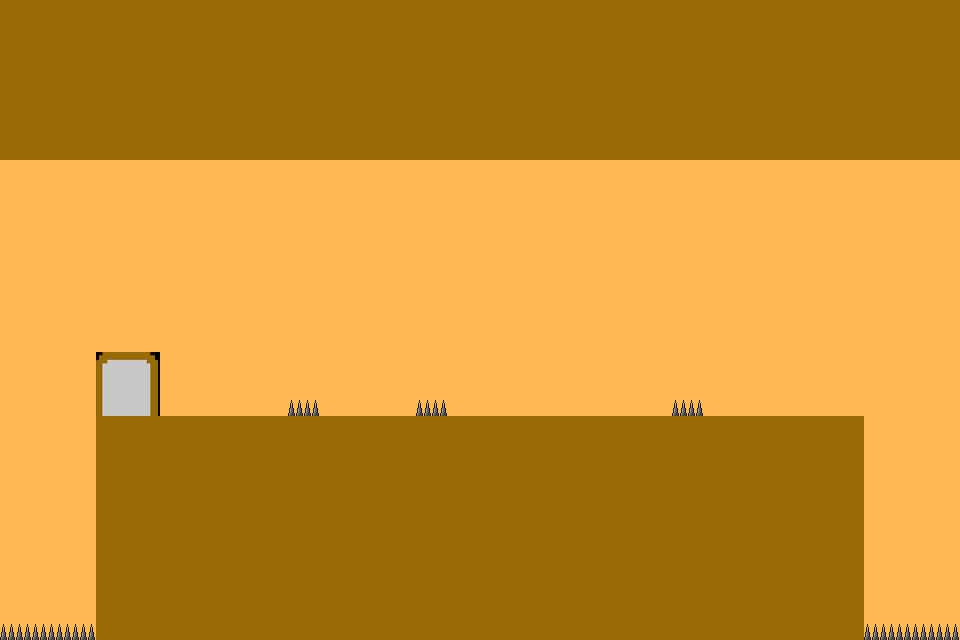

This is a level from a 2D game, rendered from its Tiled map with the project's own tilesets. A one-line summary and the complete map file follow:
An orthogonal 30x20 tile map with 32x32 px tiles, 2 tile layers (ground, spikes), 1 hidden layer not drawn, 4 tilesets and 11 objects (6x spikes, goal, spawn).

<map version="1.10" tiledversion="1.12.2" orientation="orthogonal" renderorder="right-down" width="30" height="20" tilewidth="32" tileheight="32" infinite="0" nextlayerid="6" nextobjectid="20">
 <tileset firstgid="1" source="../tilesets/ground_ld.tsx" />
 <tileset firstgid="2" source="../tilesets/sky_ld.tsx" />
 <tileset firstgid="3" source="../tilesets/door_ld.tsx" />
 <tileset firstgid="4" source="../tilesets/spikes.tsx" />
 <layer id="1" name="ground" width="30" height="20">
  <data encoding="csv">
1,1,1,1,1,1,1,1,1,1,1,1,1,1,1,1,1,1,1,1,1,1,1,1,1,1,1,1,1,1,
1,1,1,1,1,1,1,1,1,1,1,1,1,1,1,1,1,1,1,1,1,1,1,1,1,1,1,1,1,1,
1,1,1,1,1,1,1,1,1,1,1,1,1,1,1,1,1,1,1,1,1,1,1,1,1,1,1,1,1,1,
1,1,1,1,1,1,1,1,1,1,1,1,1,1,1,1,1,1,1,1,1,1,1,1,1,1,1,1,1,1,
1,1,1,1,1,1,1,1,1,1,1,1,1,1,1,1,1,1,1,1,1,1,1,1,1,1,1,1,1,1,
2,2,2,2,2,2,2,2,2,2,2,2,2,2,2,2,2,2,2,2,2,2,2,2,2,2,2,2,2,2,
2,2,2,2,2,2,2,2,2,2,2,2,2,2,2,2,2,2,2,2,2,2,2,2,2,2,2,2,2,2,
2,2,2,2,2,2,2,2,2,2,2,2,2,2,2,2,2,2,2,2,2,2,2,2,2,2,2,2,2,2,
2,2,2,2,2,2,2,2,2,2,2,2,2,2,2,2,2,2,2,2,2,2,2,2,2,2,2,2,2,2,
2,2,2,2,2,2,2,2,2,2,2,2,2,2,2,2,2,2,2,2,2,2,2,2,2,2,2,2,2,2,
2,2,2,2,2,2,2,2,2,2,2,2,2,2,2,2,2,2,2,2,2,2,2,2,2,2,2,2,2,2,
2,2,2,0,0,2,2,2,2,2,2,2,2,2,2,2,2,2,2,2,2,2,2,2,2,2,2,2,2,2,
2,2,2,0,0,2,2,2,2,2,2,2,2,2,2,2,2,2,2,2,2,2,2,2,2,2,2,2,2,2,
2,2,2,1,1,1,1,1,1,1,1,1,1,1,1,1,1,1,1,1,1,1,1,1,1,1,1,2,2,2,
2,2,2,1,1,1,1,1,1,1,1,1,1,1,1,1,1,1,1,1,1,1,1,1,1,1,1,2,2,2,
2,2,2,1,1,1,1,1,1,1,1,1,1,1,1,1,1,1,1,1,1,1,1,1,1,1,1,2,2,2,
2,2,2,1,1,1,1,1,1,1,1,1,1,1,1,1,1,1,1,1,1,1,1,1,1,1,1,2,2,2,
2,2,2,1,1,1,1,1,1,1,1,1,1,1,1,1,1,1,1,1,1,1,1,1,1,1,1,2,2,2,
2,2,2,1,1,1,1,1,1,1,1,1,1,1,1,1,1,1,1,1,1,1,1,1,1,1,1,2,2,2,
2,2,2,1,1,1,1,1,1,1,1,1,1,1,1,1,1,1,1,1,1,1,1,1,1,1,1,2,2,2
</data>
 </layer>
 <layer id="2" name="spikes" width="30" height="20">
  <data encoding="csv">
0,0,0,0,0,0,0,0,0,0,0,0,0,0,0,0,0,0,0,0,0,0,0,0,0,0,0,0,0,0,
0,0,0,0,0,0,0,0,0,0,0,0,0,0,0,0,0,0,0,0,0,0,0,0,0,0,0,0,0,0,
0,0,0,0,0,0,0,0,0,0,0,0,0,0,0,0,0,0,0,0,0,0,0,0,0,0,0,0,0,0,
0,0,0,0,0,0,0,0,0,0,0,0,0,0,0,0,0,0,0,0,0,0,0,0,0,0,0,0,0,0,
0,0,0,0,0,0,0,0,0,0,0,0,0,0,0,0,0,0,0,0,0,0,0,0,0,0,0,0,0,0,
0,0,0,0,0,0,0,0,0,0,0,0,0,0,0,0,0,0,0,0,0,0,0,0,0,0,0,0,0,0,
0,0,0,0,0,0,0,0,0,0,0,0,0,0,0,0,0,0,0,0,0,0,0,0,0,0,0,0,0,0,
0,0,0,0,0,0,0,0,0,0,0,0,0,0,0,0,0,0,0,0,0,0,0,0,0,0,0,0,0,0,
0,0,0,0,0,0,0,0,0,0,0,0,0,0,0,0,0,0,0,0,0,0,0,0,0,0,0,0,0,0,
0,0,0,0,0,0,0,0,0,0,0,0,0,0,0,0,0,0,0,0,0,0,0,0,0,0,0,0,0,0,
0,0,0,0,0,0,0,0,0,0,0,0,0,0,0,0,0,0,0,0,0,0,0,0,0,0,0,0,0,0,
0,0,0,0,0,0,0,0,0,0,0,0,0,0,0,0,0,0,0,0,0,0,0,0,0,0,0,0,0,0,
0,0,0,3,0,0,0,0,0,4,0,0,0,4,0,0,0,0,0,0,0,4,0,0,0,0,0,0,0,0,
0,0,0,0,0,0,0,0,0,0,0,0,0,0,0,0,0,0,0,0,0,0,0,0,0,0,0,0,0,0,
0,0,0,0,0,0,0,0,0,0,0,0,0,0,0,0,0,0,0,0,0,0,0,0,0,0,0,0,0,0,
0,0,0,0,0,0,0,0,0,0,0,0,0,0,0,0,0,0,0,0,0,0,0,0,0,0,0,0,0,0,
0,0,0,0,0,0,0,0,0,0,0,0,0,0,0,0,0,0,0,0,0,0,0,0,0,0,0,0,0,0,
0,0,0,0,0,0,0,0,0,0,0,0,0,0,0,0,0,0,0,0,0,0,0,0,0,0,0,0,0,0,
0,0,0,0,0,0,0,0,0,0,0,0,0,0,0,0,0,0,0,0,0,0,0,0,0,0,0,0,0,0,
4,4,4,0,0,0,0,0,0,0,0,0,0,0,0,0,0,0,0,0,0,0,0,0,0,0,0,4,4,4
</data>
 </layer>
 <layer id="5" name="spikes" width="30" height="20" visible="0">
  <data encoding="csv">
0,0,0,0,0,0,0,0,0,0,0,0,0,0,0,0,0,0,0,0,0,0,0,0,0,0,0,0,0,0,
0,0,0,0,0,0,0,0,0,0,0,0,0,0,0,0,0,0,0,0,0,0,0,0,0,0,0,0,0,0,
0,0,0,0,0,0,0,0,0,0,0,0,0,0,0,0,0,0,0,0,0,0,0,0,0,0,0,0,0,0,
0,0,0,0,0,0,0,0,0,0,0,0,0,0,0,0,0,0,0,0,0,0,0,0,0,0,0,0,0,0,
0,0,0,0,0,0,0,0,0,0,0,0,0,0,0,0,0,0,0,0,0,0,0,0,0,0,0,0,0,0,
0,0,0,0,0,0,0,0,0,0,0,0,0,0,0,0,0,0,0,0,0,0,0,0,0,0,0,0,0,0,
0,0,0,0,0,0,0,0,0,0,0,0,0,0,0,0,0,0,0,0,0,0,0,0,0,0,0,0,0,0,
0,0,0,0,0,0,0,0,0,0,0,0,0,0,0,0,0,0,0,0,0,0,0,0,0,0,0,0,0,0,
0,0,0,0,0,0,0,0,0,0,0,0,0,0,0,0,0,0,0,0,0,0,0,0,0,0,0,0,0,0,
0,0,0,0,0,0,0,0,0,0,0,0,0,0,0,0,0,0,0,0,0,0,0,0,0,0,0,0,0,0,
0,0,0,0,0,0,0,0,0,0,0,0,0,0,0,0,0,0,0,0,0,0,0,0,0,0,0,0,0,0,
0,0,0,0,0,0,0,0,0,0,0,0,0,0,0,0,0,0,0,0,0,0,0,0,0,0,0,0,0,0,
0,0,0,0,0,4,0,0,0,0,0,0,0,0,0,0,0,0,0,4,0,0,0,0,0,0,0,0,0,0,
0,0,0,0,0,0,0,0,0,0,0,0,0,0,0,0,0,0,0,0,0,0,0,0,0,0,0,0,0,0,
0,0,0,0,0,0,0,0,0,0,0,0,0,0,0,0,0,0,0,0,0,0,0,0,0,0,0,0,0,0,
0,0,0,0,0,0,0,0,0,0,0,0,0,0,0,0,0,0,0,0,0,0,0,0,0,0,0,0,0,0,
0,0,0,0,0,0,0,0,0,0,0,0,0,0,0,0,0,0,0,0,0,0,0,0,0,0,0,0,0,0,
0,0,0,0,0,0,0,0,0,0,0,0,0,0,0,0,0,0,0,0,0,0,0,0,0,0,0,0,0,0,
0,0,0,0,0,0,0,0,0,0,0,0,0,0,0,0,0,0,0,0,0,0,0,0,0,0,0,0,0,0,
0,0,0,0,0,0,0,0,0,0,0,0,0,0,0,0,0,0,0,0,0,0,0,0,0,0,0,0,0,0
</data>
 </layer>
 <objectgroup id="3" name="markers">
  <object id="2" name="goal" x="96.3112" y="352.647" width="62.2318" height="65.1952" />
  <object id="4" name="spikes" x="285.97" y="395.617" width="32.5976" height="20.7439" />
  <object id="5" name="spikes" x="416.361" y="395.617" width="29.6342" height="20.7439" />
  <object id="12" name="spikes" x="-1.48171" y="619.355" width="96.3112" height="20.7439" />
  <object id="13" name="spikes" x="865.319" y="620.837" width="93.3477" height="16.2988" />
  <object id="15" name="spawn" x="813.459" y="373.391">
   <point />
  </object>
  <object id="16" name="spikes" x="152.754" y="395.594" width="39.1677" height="23.5006" />
  <object id="17" name="spikes" x="605.141" y="397.552" width="31.3341" height="17.6255" />
  <object id="18" x="814.688" y="736.353" />
 </objectgroup>
 <objectgroup id="4" name="collisions">
  <object id="9" x="0" y="-1.48171" width="957.185" height="157.061" />
  <object id="10" x="96.3112" y="416.361" width="769.008" height="220.775" />
 </objectgroup>
</map>
